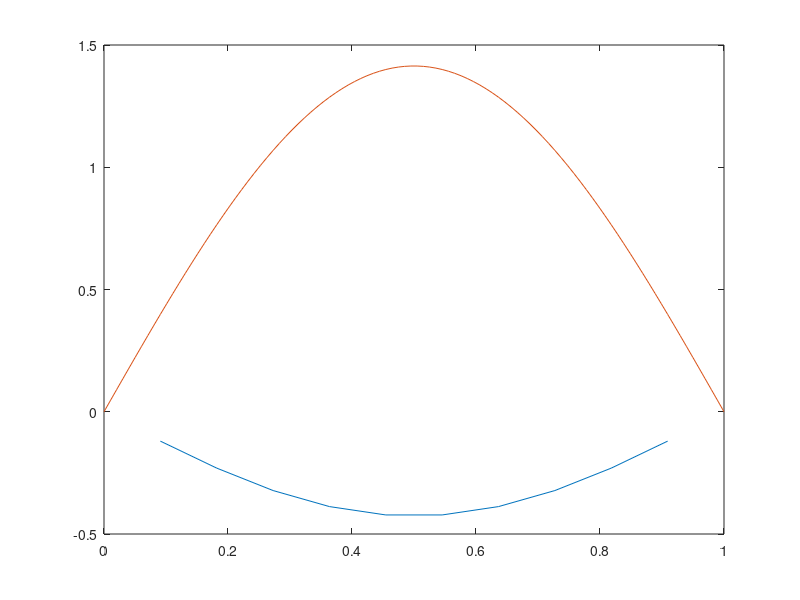

Reproduce this figure in MATLAB.
npoints = 10
twos = 2*ones(npoints,1);
diagonal_twos = diag(twos);
negative_ones = -1*ones(npoints-1,1);
upper_diag_ones= diag(negative_ones,1);
lower_diag_ones= diag(negative_ones,-1);
prefactor = 1/(2*(1/(npoints+1))^2);
H = prefactor * (diagonal_twos + upper_diag_ones + lower_diag_ones);
[eigenvectors,eigenvalues] = eig(H)
xvalues = linspace(1/(npoints+1), npoints/(npoints+1), npoints);
yvalues = eigenvectors(:,1)
xvalues2 = linspace(0,1)
yvalues2 = sqrt(2)*sin(pi*xvalues2)
plot (xvalues,yvalues,xvalues2,yvalues2)